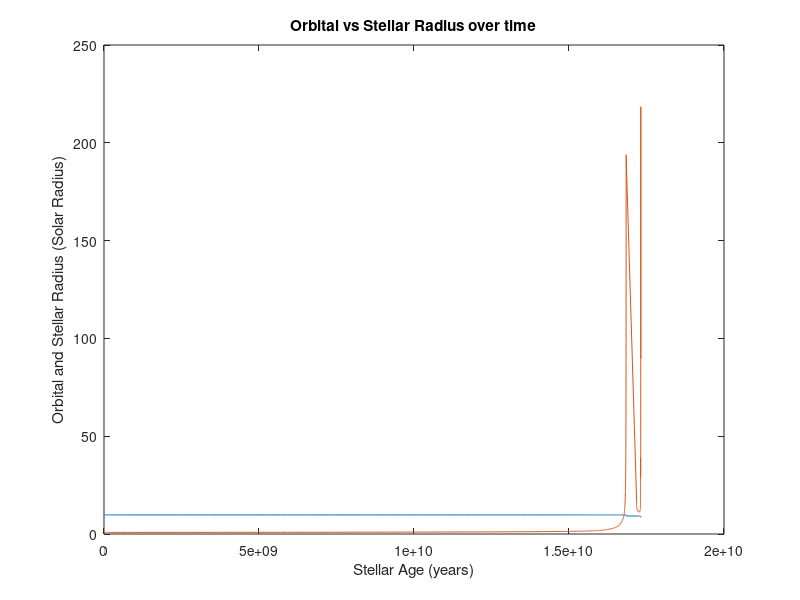

Reproduce this figure in MATLAB.
%Astro 342 Project Part 4
%12/4/2015
%Alicia Ekman
%***********************************************************************

clear, clc
close all

data=dlmread('summary1.txt');
% 
% 1 step #
% 2 Age years
% 3 mass msolar
% 4 luminosity ls
% 5 radius rs
% 6 surface temp K
% 7 Central temp K
% 8 Central density
% 9 central pressure
% 10 central electron degeneracy parameter

G=6.673*10.^-11; %Nm^2kg^-2
sig=5.67*10.^(-8); %W/m^2K^4
P=3.70*24*60*60; %seconds
Ab=.2;
em=.96;

step=data(:,1);
age=data(:,2); %years

mass=data(:,3); %mass_solar
mass_initial=data(1,3); %mass_solar
%mass_initial=0.912 %mass_solar

lumin=10.^(data(:,4)); %lum_solar
lumin_W=lumin*3.839*10.^26; %W
rad=10.^(data(:,5)); %rad_solar

rad_orbital_m=((G*mass*1.989*10.^30)./(4*pi.^2)*P.^2).^(1./3); %m
rad_orbital=rad_orbital_m./(6.955*10.^8); %rad_solar
rad_orbital_initial=(((G*mass_initial*1.989*10.^30)./(4*pi.^2)*P.^2).^(1./3))./(6.955*10.^8); %rad_solar
%rad_orbital_initial=9.7659 %rad_solar
rad_orbital_change=rad_orbital_initial*(mass./mass_initial)./(2*mass./mass_initial-1); %rad_solar

surf_temp=10.^(data(:,6)); %K
surf_temp_p=((1-Ab)./(em*sig)*(lumin_W)./(16*pi*(rad_orbital_m).^2)).^(1./4); %K
cen_temp=10.^(data(:,7));

% plot(age,mass)
% title('Mass over time')
% xlabel('Age (years)')
% ylabel('Mass (Solar Mass)')
% axis([0 16*10.^9 0.91 0.9125])

% plot(age,mass)
% title('Mass over time')
% xlabel('Age (years)')
% ylabel('Mass (Solar Mass)')
% axis([16*10.^9 17.5*10.^9 0.59 0.915])

% figure
% plot(age,lumin)
% title('Luminosity over time')
% xlabel('Age (years)')
% ylabel('Luminosity (Solar Luminosity)')
% axis([0 16*10.^9 0.45 2])

% figure
% plot(age,lumin)
% title('Luminosity over time')
% xlabel('Age (years)')
% ylabel('Luminosity (Solar Luminosity)')
% axis([16*10.^9 17.5*10.^9 0.9 6000])

% figure
% plot(age,rad)
% title('Radius over time')
% xlabel('Age (years)')
% ylabel('Radius (Solar Radius)')
% axis([0 16*10.^9 0.8 2])

% figure
% plot(age,rad)
% title('Radius over time')
% xlabel('Age (years)')
% ylabel('Radius (Solar Radius)')
% axis([16*10.^9 17.5*10.^9 2 250])

% figure
% plot(age,surf_temp)
% title('Surface Temperature over time')
% xlabel('Age (years)')
% ylabel('Surface Temp (K)')
% axis([0 16*10.^9 5250 5650])

% figure
% plot(age,surf_temp)
% title('Surface Temperature over time')
% xlabel('Age (years)')
% ylabel('Surface Temp (K)')
% axis([16*10.^9 17.5*10.^9 3000 5650])



figure
plot(age,rad_orbital,age,rad)
title('Orbital vs Stellar Radius over time')
xlabel('Stellar Age (years)')
ylabel('Orbital and Stellar Radius (Solar Radius)')





% figure
% plot(age,surf_temp_p)
% title('Planet Surface Temperature over time')
% xlabel('Stellar Age (years)')
% ylabel('Surface Temperature (K)')
% axis([0 16*10.^9 1020 1400])
% 
% figure
% plot(age,surf_temp_p)
% title('Planet Surface Temperature over time')
% xlabel('Stellar Age (years)')
% ylabel('Surface Temperature (K)')
% axis([16*10.^9 17.5*10.^9 1400 12000])